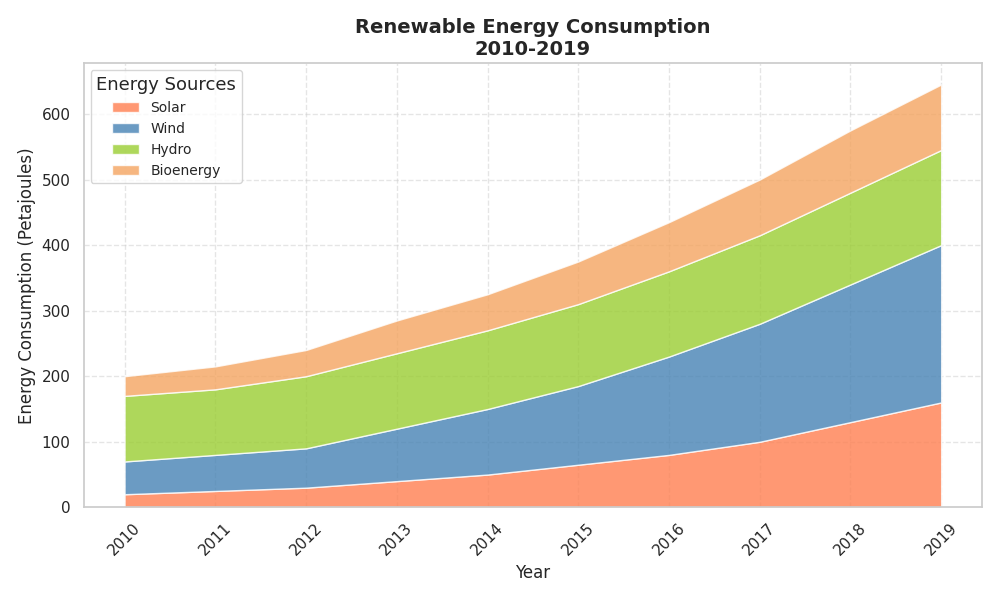

Source code (Python):
import matplotlib.pyplot as plt
import numpy as np

years = np.arange(2010, 2020)
solar_energy = [20, 25, 30, 40, 50, 65, 80, 100, 130, 160]
wind_energy = [50, 55, 60, 80, 100, 120, 150, 180, 210, 240]
hydro_energy = [100, 100, 110, 115, 120, 125, 130, 135, 140, 145]
bioenergy = [30, 35, 40, 50, 55, 65, 75, 85, 95, 100]

energy_data = np.vstack([solar_energy, wind_energy, hydro_energy, bioenergy])

fig, ax = plt.subplots(figsize=(10, 6))

ax.stackplot(years, energy_data, labels=['Solar', 'Wind', 'Hydro', 'Bioenergy'],
             colors=['#ff7f50', '#4682b4', '#9acd32', '#f4a460'], alpha=0.8)

ax.set_title('Renewable Energy Consumption\n2010-2019', fontsize=14, fontweight='bold')
ax.set_xlabel('Year', fontsize=12)
ax.set_ylabel('Energy Consumption (Petajoules)', fontsize=12)
ax.grid(True, linestyle='--', alpha=0.5)
ax.legend(loc='upper left', title='Energy Sources', fontsize=10, title_fontsize='13')

plt.xticks(years, rotation=45)
plt.tight_layout()
plt.show()
